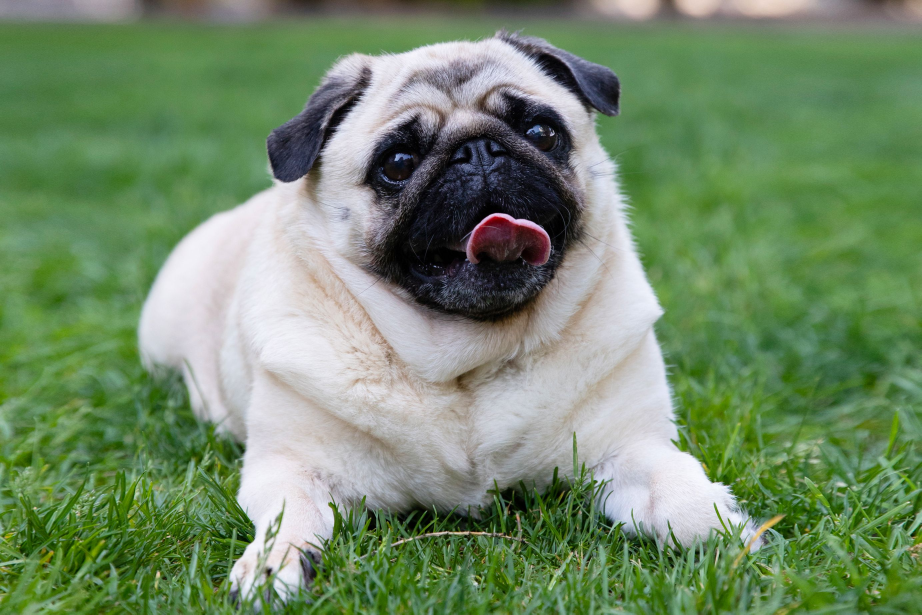
#> input picture py_opencv/photos/dog1.jpg, 2765 x 1843 px (shown at 1/3 size)
$ python edgedetection.py
#> lines starting #> are read from the running program, lines starting #| are printed output that depends on the picture; after the words box and inside, x2 and y2 are one past the last pixel; in counts of white or black regions, pixels touching at a corner belong together
import cv2 as cv
import numpy as np


img = cv.imread("photos/dog1.jpg")
#> img is the input picture: shape (1843, 2765, 3); mean B, G, R 105.2, 138.7, 114.6
img = cv.resize(img, (int(img.shape[1] * 0.2), int(img.shape[0]*0.2)), interpolation=cv.INTER_LINEAR)
#> img: shape (368, 553, 3)
cv.imshow("dog",img)

gray = cv.cvtColor(img, cv.COLOR_BGR2GRAY)
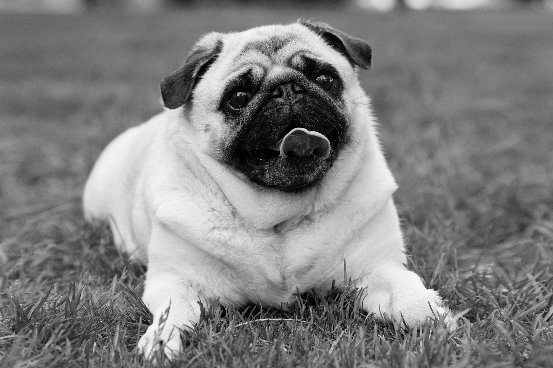
#> gray: shape (368, 553); min 0, max 249, mean 127.6
cv.imshow('gray', gray)

# Laplacian
lap = cv.Laplacian(gray, cv.CV_64F)
lap = np.uint8(np.absolute(lap))
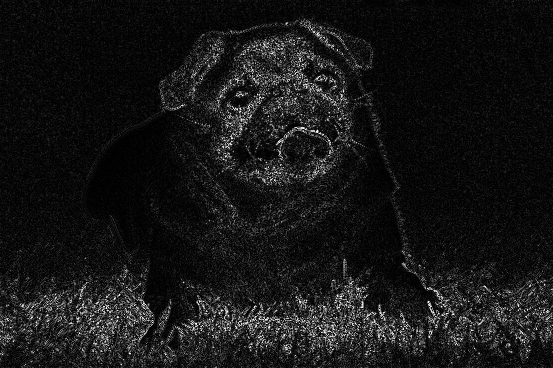
#> lap: shape (368, 553); min 0, max 255, mean 22.3
cv.imshow("laplacian", lap)

# Sobel Gradient Magnitude Representation
sobelx = cv.Sobel(gray, cv.CV_64F, 1, 0)
sobely = cv.Sobel(gray, cv.CV_64F, 0, 1)
cv.imshow("sobelx", sobelx)
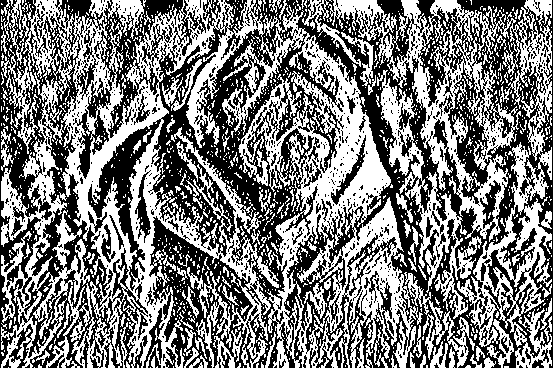
#> window 'sobelx': shape (368, 553); 48.9% white; 1208 white regions (1093 under 20 px), largest, box (x1, y1, x2, y2) and area: (1, 0, 475, 368) 59028, (328, 0, 552, 368) 19923, (377, 70, 482, 319) 4804
cv.imshow("sobely", sobely)
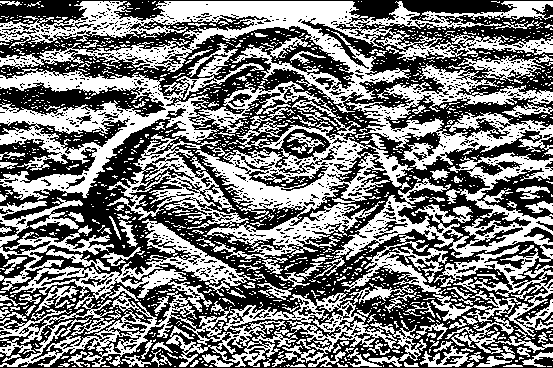
#> window 'sobely': shape (368, 553); 47.8% white; 1410 white regions (1265 under 20 px), largest, box (x1, y1, x2, y2) and area: (0, 43, 413, 259) 26675, (0, 1, 553, 113) 17007, (0, 197, 400, 367) 15829
# combine
combine_sobel = cv.bitwise_or(sobelx, sobely)
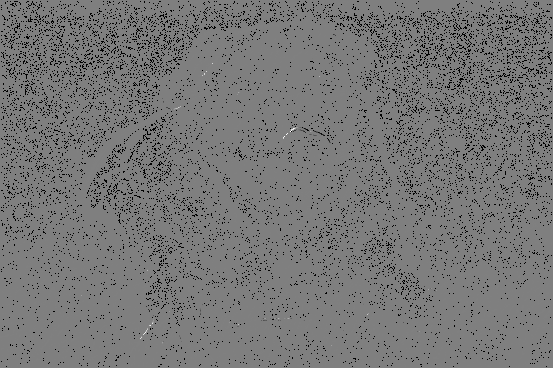
#> combine_sobel: shape (368, 553) float64; 6.69% of the values are NaN or infinite; the others: min -130944, max 130432, mean -75.96; drawn with min black, max white, NaN and infinite black
cv.imshow("sobel", combine_sobel)
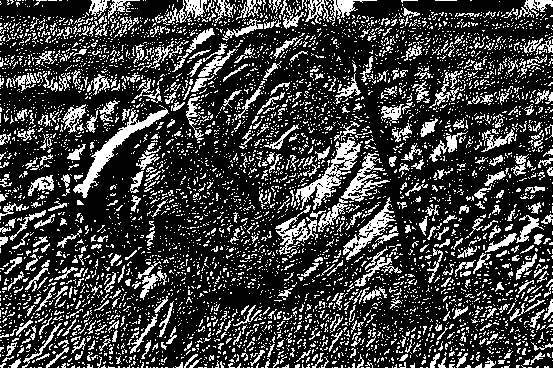
#> window 'sobel': shape (368, 553); 24.6% white in thin lines or dots

# canny
canny = cv.Canny(gray, 150, 175)
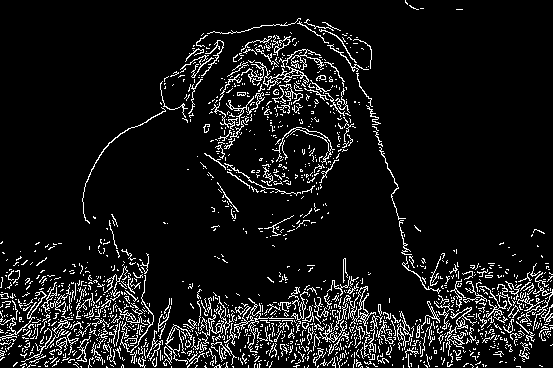
#> canny: shape (368, 553); 8.8% white in thin lines or dots
cv.imshow('canny', canny)

cv.waitKey(0)

$ run again, with py_opencv/photos/dog2.jpg copied over py_opencv/photos/dog1.jpg
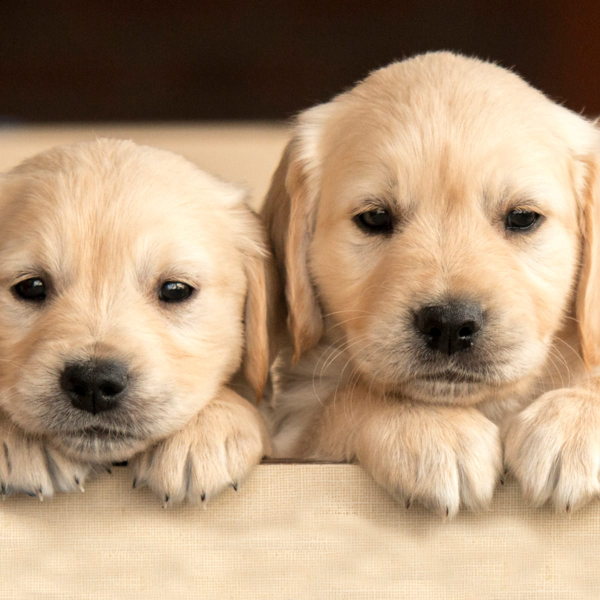
#> input picture py_opencv/photos/dog2.jpg, 1200 x 1200 px (shown at 1/2 size)
#> img is the input picture: shape (1200, 1200, 3); mean B, G, R 120.1, 149.1, 177.1
#> img: shape (240, 240, 3)
#> `cv.imshow("sobelx", sobelx)`:
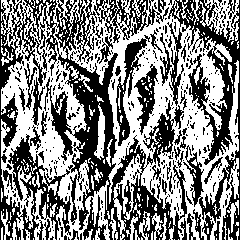
#> window 'sobelx': shape (240, 240); 52.1% white; 360 black regions (315 under 20 px), largest, box (x1, y1, x2, y2) and area: (0, 0, 187, 240) 16075, (168, 0, 240, 240) 5327, (116, 35, 150, 146) 965
#> `canny = cv.Canny(gray, 150, 175)`:
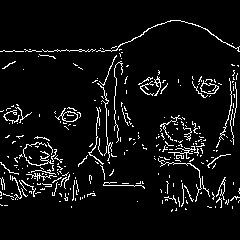
#> canny: shape (240, 240); 6.1% white in thin lines or dots, all inside (x1, y1, x2, y2) = (0, 20, 240, 212)

$ run again, with py_opencv/photos/dog3.jpg copied over py_opencv/photos/dog1.jpg
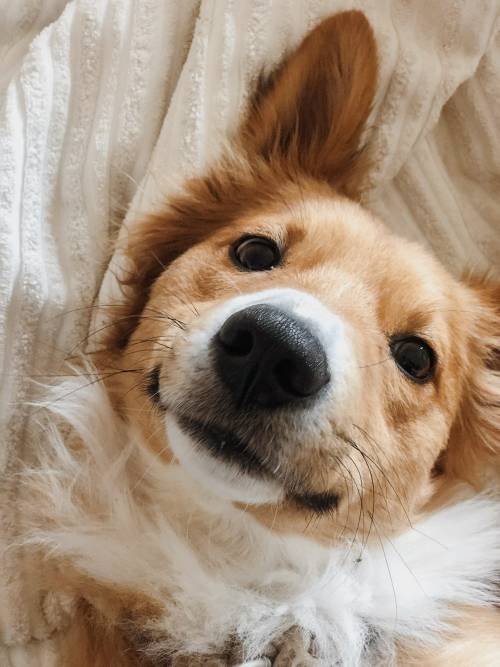
#> input picture py_opencv/photos/dog3.jpg, 1000 x 1333 px (shown at 1/2 size)
#> img is the input picture: shape (1333, 1000, 3); mean B, G, R 125.4, 144.8, 165.5
#> img: shape (266, 200, 3)
#> `cv.imshow("sobelx", sobelx)`:
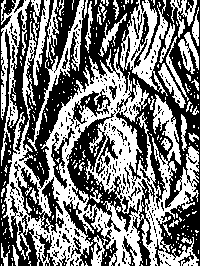
#> window 'sobelx': shape (266, 200); 47.9% white; 302 white regions (263 under 20 px), largest, box (x1, y1, x2, y2) and area: (3, 0, 199, 266) 16232, (120, 0, 168, 96) 1901, (1, 0, 30, 166) 1529
#> `canny = cv.Canny(gray, 150, 175)`:
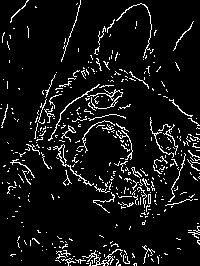
#> canny: shape (266, 200); 7.6% white in thin lines or dots
